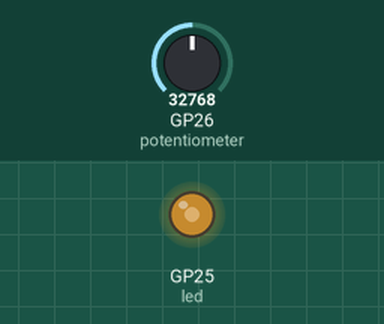
Recording of a program running on a simulated Raspberry Pi Pico running MicroPython. Shown: output pins drawn as LEDs (lit = HIGH). Inputs (shaded band) come from the test bench; at power-on: GP26 (potentiometer) = 32768 (analog values on the 0–65535 scale). What the program prints to the serial console is not drawn.

Above: at 1.2 s.
1.3 s: GP26 (potentiometer) set to 45874
At 1.8 s:
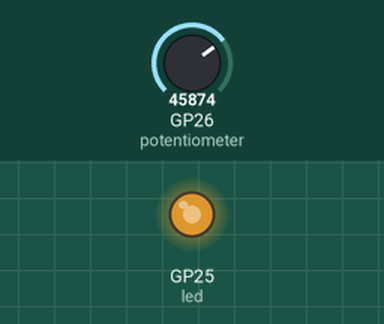
2.8 s: GP26 (potentiometer) set to 57670
At 4.0 s:
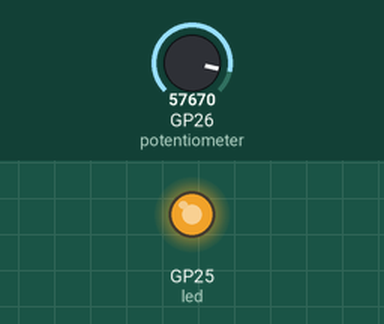
4.3 s: GP26 (potentiometer) set to 7864
At 5.3 s:
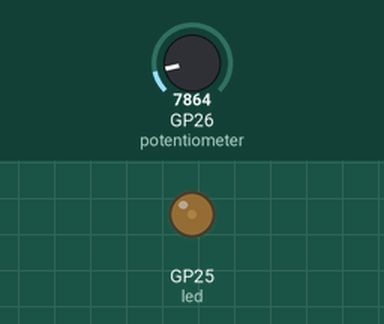
5.8 s: GP26 (potentiometer) set to 0
At 6.4 s:
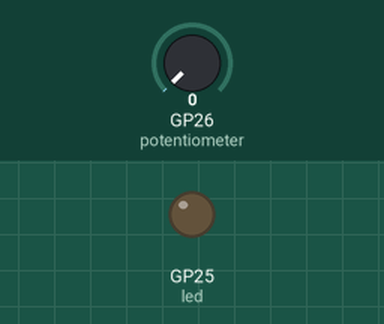
Timing chart, 0 to 8.3 s (numbered marks = the images above; inputs shaded):
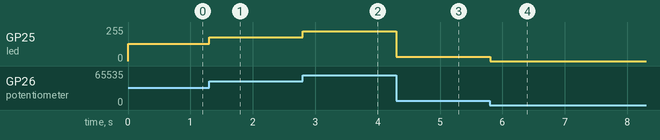

The program:

pot_test.py
```python
from machine import Pin, PWM, ADC
import time

print("setting servo")
servo = PWM(Pin(1))

print("Setting up LED")
led = PWM(Pin(25))

print("setting pot")
potentiometer = ADC(26)

print("setting servo frequency")
freq = 50
servo.freq(freq)
led.freq(1000)

while True:
    # print("reading pot")
    pot = potentiometer.read_u16()
    duty = pot
    print('pot ', pot, ' duty:', duty, 'Freq:', freq)
    servo.duty_ns(int(duty))
    led.duty_u16(int(duty))
    time.sleep(0.001)
```

Measured:
- after the input at 1.3 s, GP25 (led): 128/255 → 178/255 at once
- after the input at 2.8 s, GP25 (led): 178/255 → 224/255 at once
- after the input at 4.3 s, GP25 (led): 224/255 → 31/255 at once
- after the input at 5.8 s, GP25 (led): 31/255 → 0/255 at once
